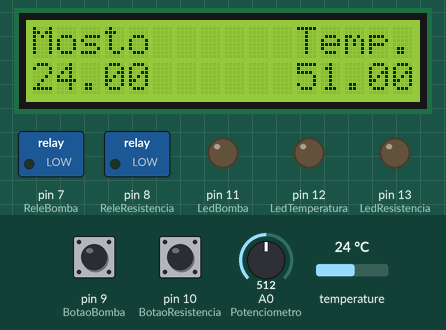
The sketch below on a simulated Arduino Uno, built with avr-gcc and run on an emulated ATmega328P. On the bench: 16×2 character LCD, switched loads named in the sketch (green lamp = pin HIGH), output pins drawn as LEDs (lit = HIGH). The inputs (shaded band) are chosen by the test bench; at power-on: pin 9 (BotaoBomba) LOW, pin 10 (BotaoResistencia) LOW, A0 (Potenciometro) = 512, temperature 24 °C. What the sketch prints to the serial monitor is not drawn.

Above: at 4.2 s.
4.3 s: pin 9 (BotaoBomba) pulled HIGH for 3.2 s
At 7.3 s:
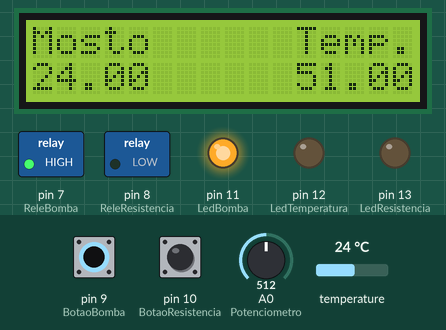
9.0 s: pin 10 (BotaoResistencia) pulled HIGH for 0.6 s
At 10.2 s:
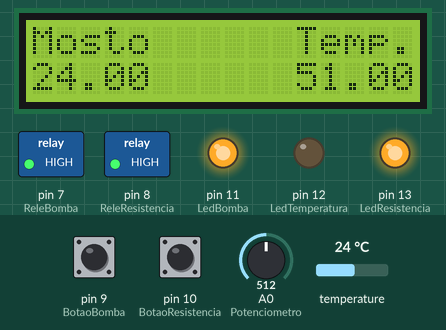
11.1 s: A0 (Potenciometro) set to 257
At 12.1 s:
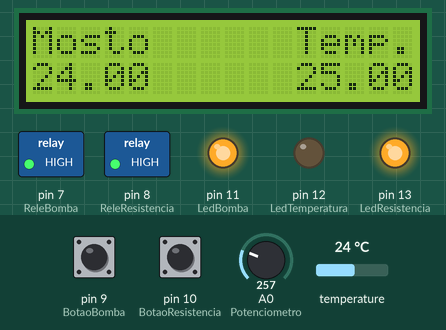
15.1 s: A0 (Potenciometro) set to 238
At 16.0 s:
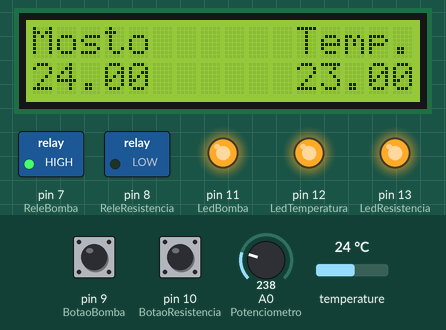
16.6 s: temperature set to 22.6 °C
At 17.2 s:
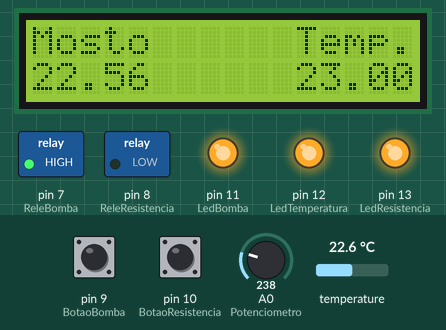
20.6 s: temperature set to 21.2 °C
At 22.7 s:
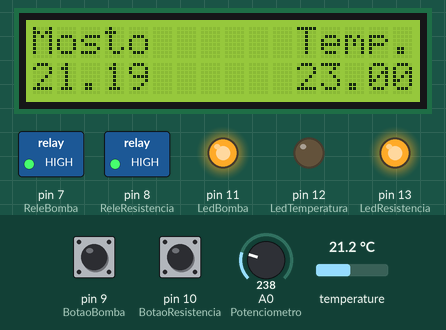
Timing chart, 0 to 24.2 s (numbered marks = the images above; inputs shaded):
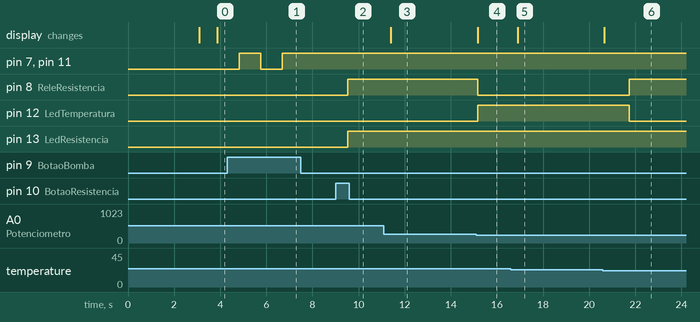

Measured:
- the behaviour switches between 250 and 249 on A0 (Potenciometro) (found by bisection; images 3 and 4)
- the behaviour switches between 22 and 21.9 °C on temperature (found by bisection; images 5 and 6)
- after the input at 4.3 s, pin 7 (ReleBomba), pin 11 (LedBomba): LOW → HIGH after 0.52 s, → LOW 0.94 s later, → HIGH 0.94 s later
- after the input at 9.0 s, pin 8 (ReleResistencia), pin 13 (LedResistencia): LOW → HIGH after 0.52 s
- after the input at 11.1 s, the display: changes after 0.30 s (image 3)
- after the input at 15.1 s, pin 8 (ReleResistencia): HIGH → LOW after 0.06 s; pin 12 (LedTemperatura): LOW → HIGH after 0.06 s; the display: changes after 0.07 s (image 4)
- after the input at 16.6 s, the display: changes after 0.29 s (image 5)
- after the input at 20.6 s, pin 8 (ReleResistencia): LOW → HIGH after 1.1 s; pin 12 (LedTemperatura): HIGH → LOW after 1.1 s; the display: changes after 0.05 s (image 6)

The sketch:

automacao_panela.ino
```cpp
#include <LCDIC2.h>


#include <OneWire.h>
#include <DallasTemperature.h>
#include <Wire.h>


// Portas Digitais
#define LedResistencia 13     //Laranja
#define LedTemperatura 12     //Verde
#define LedBomba 11           //Roxo
#define BotaoResistencia 10   //Preto
#define BotaoBomba 9          //Branco
#define ReleResistencia 8     //Cinza
#define ReleBomba 7           //Marrom
#define ONE_WIRE_BUS 2        //Amarelo

// DEFINIÇÕES
#define endereco  0x27 // Endereços comuns: 0x27, 0x3F
#define colunas   16
#define linhas    2

// Portas Analógicas
#define Potenciometro A0
LCDIC2 lcd(0x27, 16, 2);

OneWire oneWire(ONE_WIRE_BUS);
DallasTemperature sensors(&oneWire);
float Celsus = 0;

int EstadoBotaoResistencia = 0;
int EstadoBotaoBomba = 0;

void setup() {
  // put your setup code here, to run once:

 pinMode(BotaoResistencia, INPUT);
 pinMode(BotaoBomba, INPUT);

 pinMode(LedResistencia, OUTPUT);
 pinMode(LedBomba, OUTPUT);
 pinMode(LedTemperatura, OUTPUT);
 pinMode(ReleResistencia, OUTPUT);
 pinMode(ReleBomba, OUTPUT);

 digitalWrite(LedResistencia, LOW);
 digitalWrite(LedBomba, LOW);
 digitalWrite(LedTemperatura, LOW);
 digitalWrite(ReleBomba, LOW);

 sensors.begin();
 Serial.begin(9600);

 lcd.begin();
 lcd.print("Iniciando");
 delay(3000);
 lcd.clear();

}

float getTemperature() {
  sensors.requestTemperatures();
  Celsus = sensors.getTempCByIndex(0);
  return Celsus;
}

float setTemperature() {
  return float(analogRead(Potenciometro)/10);
}

void loop() {
  float celsus = 0;
  float setTemp = 0;
  int controle = 0;   //Tempo que a resistência ficará desligada esperando a temperatura abaixar

  // put your main code here, to run repeatedly:
  celsus = getTemperature();
  setTemp = setTemperature();

  lcd.clear();
  lcd.setCursor(0,0);
  lcd.print("Mosto");
  lcd.setCursor(11, 0);
  lcd.print("Temp.");

  lcd.setCursor(0, 1);
  String strCelsus = String(celsus, 2);
  lcd.print(strCelsus);

  lcd.setCursor(11, 1);
  String strTemp = String(setTemp);
  lcd.print(strTemp);

  if ((digitalRead(BotaoResistencia) == HIGH) && (EstadoBotaoResistencia == 0)) {
    EstadoBotaoResistencia = 1;
    digitalWrite(LedResistencia, HIGH);
    digitalWrite(ReleResistencia, HIGH);
  } else {
    if ((digitalRead(BotaoResistencia) == HIGH) && (EstadoBotaoResistencia == 1)) {
    digitalWrite(LedResistencia, LOW);
    digitalWrite(ReleResistencia, LOW);
    EstadoBotaoResistencia = 0;
    }
  }

  if ((digitalRead(BotaoBomba) == HIGH) && (EstadoBotaoBomba == 0)) {
    EstadoBotaoBomba = 1;
    digitalWrite(LedBomba, HIGH);
    digitalWrite(ReleBomba, HIGH);
  } else {
    if ((digitalRead(BotaoBomba) == HIGH) && (EstadoBotaoBomba == 1)) {
    digitalWrite(LedBomba, LOW);
    digitalWrite(ReleBomba, LOW);
    EstadoBotaoBomba = 0;
    }
  }

  Serial.println(celsus);
  Serial.println(setTemp);

  if (EstadoBotaoResistencia == 1) {

    if (celsus >= setTemp) {
      digitalWrite(LedTemperatura, HIGH);
      digitalWrite(ReleResistencia, LOW);
      controle = 1;

      while (controle == 1 ) {

          celsus = getTemperature();
          setTemp = setTemperature();
          lcd.clear();
          lcd.setCursor(0,0);
          lcd.print("Mosto");
          lcd.setCursor(11, 0);
          lcd.print("Temp.");

          lcd.setCursor(0, 1);
          String strCelsus = String(celsus, 2);
          lcd.print(strCelsus);

          lcd.setCursor(11, 1);
          String strTemp = String(setTemp);
          lcd.print(strTemp);

          Serial.println(celsus);
          Serial.println(setTemp);
          delay(150);

          if (celsus < (setTemp -1)) {
            controle = 0;
          }

       }

    } else {
      digitalWrite(LedTemperatura, LOW);
      digitalWrite(ReleResistencia, HIGH);
    }
  }

  delay(150);

}
```
